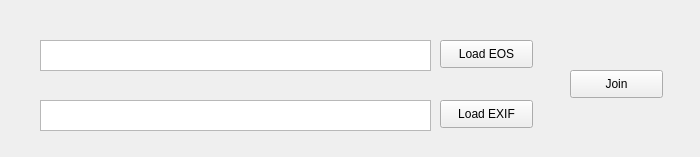
<?xml version="1.0" encoding="UTF-8"?>
<ui version="4.0">
 <class>Form</class>
 <widget class="QWidget" name="Form">
  <property name="geometry">
   <rect>
    <x>0</x>
    <y>0</y>
    <width>700</width>
    <height>157</height>
   </rect>
  </property>
  <property name="windowTitle">
   <string>Data Join</string>
  </property>
  <widget class="QTextEdit" name="eospath">
   <property name="geometry">
    <rect>
     <x>40</x>
     <y>40</y>
     <width>391</width>
     <height>31</height>
    </rect>
   </property>
   <property name="verticalScrollBarPolicy">
    <enum>Qt::ScrollBarAlwaysOff</enum>
   </property>
   <property name="horizontalScrollBarPolicy">
    <enum>Qt::ScrollBarAlwaysOff</enum>
   </property>
  </widget>
  <widget class="QTextEdit" name="exifpath">
   <property name="geometry">
    <rect>
     <x>40</x>
     <y>100</y>
     <width>391</width>
     <height>31</height>
    </rect>
   </property>
   <property name="verticalScrollBarPolicy">
    <enum>Qt::ScrollBarAlwaysOff</enum>
   </property>
   <property name="horizontalScrollBarPolicy">
    <enum>Qt::ScrollBarAlwaysOff</enum>
   </property>
  </widget>
  <widget class="QPushButton" name="loadEOS">
   <property name="geometry">
    <rect>
     <x>440</x>
     <y>40</y>
     <width>93</width>
     <height>28</height>
    </rect>
   </property>
   <property name="text">
    <string>Load EOS</string>
   </property>
  </widget>
  <widget class="QPushButton" name="loadEXIF">
   <property name="geometry">
    <rect>
     <x>440</x>
     <y>100</y>
     <width>93</width>
     <height>28</height>
    </rect>
   </property>
   <property name="text">
    <string>Load EXIF</string>
   </property>
  </widget>
  <widget class="QPushButton" name="join">
   <property name="geometry">
    <rect>
     <x>570</x>
     <y>70</y>
     <width>93</width>
     <height>28</height>
    </rect>
   </property>
   <property name="text">
    <string>Join</string>
   </property>
  </widget>
 </widget>
 <resources/>
 <connections/>
</ui>
